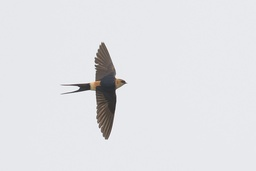
#> input picture bird.jpg, 256 x 171 px, shrunk from 800 x 533 before the run
$ python nobackgroundExample.py
#> lines starting #> are read from the running program, lines starting #| are printed output that depends on the picture
### SMLImageAnalyzer.py
import cv2
import copy


class SMLImageAnalyzer:
    def __init__(self, path):
#> called with path = 'bird.jpg'
        self.path = path
        self.image = cv2.imread(path, cv2.IMREAD_COLOR)
#> self.image is the input picture: shape (171, 256, 3); mean B, G, R 230.2, 226.6, 226
        self.gray = cv2.imread(path, 0)
#> self.gray: shape (171, 256); min 38, max 252, mean 226.7
        self.h = len(self.image)
#> self.h = 171
        self.w = len(self.image[0])
#> self.w = 256

        # perceptron

        self.w = []
        self.b = 0.0

        print("SMLImageAnalyzer initialized")

    # [11 lines left out: function improve_contrast, not called in this run]

    def show_image(self):
        cv2.imshow('image', self.image)

    def show_contrast_image(self):
        cv2.imshow('contrast image', self.contrast_image)

    def show_nobackground_image(self):
        cv2.imshow('nobackground image', self.nobackground_image)

    def show_detect_image(self):
        cv2.imshow('detect image', self.detectimage)

    def wait(self):
        cv2.waitKey(0)
        cv2.destroyAllWindows()

    def save_contrast_image(self):
        cv2.imwrite("contrast-" + self.path, self.contrast_image)

    def save_nobackground_image(self):
        cv2.imwrite("nobackground-" + self.path, self.nobackground_image)

    # [32 lines left out: functions waiting, safe, not called in this run]

    def remove_background(self):
        self.nobackground_image = copy.deepcopy(self.image)
        # edges = cv2.Canny(self.image, 100, 200)
        img = self.nobackground_image
        rg = round(len(self.nobackground_image) / 3) * 2
#> rg = 114
        rg2 = round(len(self.nobackground_image[0]) / 3) * 2
#> rg2 = 170
        i = round(len(self.nobackground_image) / 3)
#> i = 57
        list = []

        while i + 10 < rg:
            j = round(len(self.nobackground_image[0]) / 3)
            print(f"{i + 1}/{rg}")
            while j + 10 < rg2:
                temp_colors = []
                for ii in range(i, i + 10):
                    for jj in range(j, j + 10):
                        this_color = [
                            self.color(img[ii][jj][0]), self.color(img[ii][jj][1]), self.color(img[ii][jj][2])
                        ]
                        it_was_there = False
                        for m in temp_colors:
                            if m[0] == this_color:
                                m[1] = m[1] + 1
                                it_was_there = True
                            break
                        if not it_was_there:
                            temp_colors.append([this_color, 0])
                temp_colors = sorted(temp_colors, key=lambda color: color[1], reverse=True)
                main_color = temp_colors[0]
                it_was_there = False
                for m in list:
                    if m[0] == main_color:
                        m[1] = m[1] + 1
                        it_was_there = True
                        break
                if not it_was_there:
                    list.append([main_color, 0])
                j = j + 10
            i = i + 10
#> this loop made 5 passes
#> i on passes 1 to 5: 67, 77, 87, 97, 107
#| 58/114
#| 68/114
#| 78/114
#| 88/114
#| 98/114
#> after the loop, i = 107; list = 16 items; m = [[[1, 1, 1], 99], 22]
        list = sorted(list, key=lambda color: color[1], reverse=True)

        # writing
        i = 0
        rg = len(self.nobackground_image)
#> rg = 171
        rg2 = len(self.nobackground_image[0])
#> rg2 = 256
        while i + 10 < rg:
            j = 0
            print(f"{i + 1}/{rg}")
            while j + 10 < rg2:
                temp_colors = []
                for ii in range(i, i + 10):
                    for jj in range(j, j + 10):
                        this_color = [
                            self.color(img[ii][jj][0]), self.color(img[ii][jj][1]), self.color(img[ii][jj][2])
                        ]
                        it_was_there = False
                        for m in temp_colors:
                            if m[0] == this_color:
                                m[1] = m[1] + 1
                                it_was_there = True
                            break
                        if not it_was_there:
                            temp_colors.append([this_color, 0])
                temp_colors = sorted(temp_colors, key=lambda color: color[1], reverse=True)
                main_color = temp_colors[0]
                if main_color == list[0][0]:
                    for ii in range(i, i + 10):
                        for jj in range(j, j + 10):
                            img[ii][jj][0] = 0
                            img[ii][jj][1] = 0
                            img[ii][jj][2] = 0
                j = j + 10
            i = i + 10
#> this loop made 17 passes
#> i on passes 1 to 12: 10, 20, 30, 40, 50, 60, 70, 80, 90, 100, 110, 120
#| 1/171
#| 11/171
#| 21/171
#| 31/171
#| 41/171
#| 51/171
#| 61/171
#| 71/171
#> (further printed lines are left out)
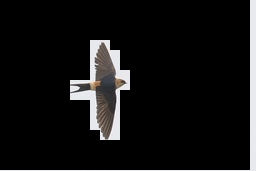
#> img: shape (171, 256, 3); mean B, G, R 18.8, 18.7, 19
#> after the loop, i = 170; m = [[1, 1, 1], 99]
        # [4 lines of commented-out code are left out]
        print("end")

    def color(self, color):
        if 127.5 < color <= 255:
            return 1
        else:
            return 0

    def position(self, m, n):
        return 0

    # [120 lines left out: functions learn, detect, check, paint, learning, compute, not called in this run]

### nobackgroundExample.py
from SMLImageAnalyzer import SMLImageAnalyzer


analyzer = SMLImageAnalyzer("bird.jpg")
analyzer.remove_background()
analyzer.save_nobackground_image()
analyzer.show_image()
analyzer.show_nobackground_image()
analyzer.wait()
